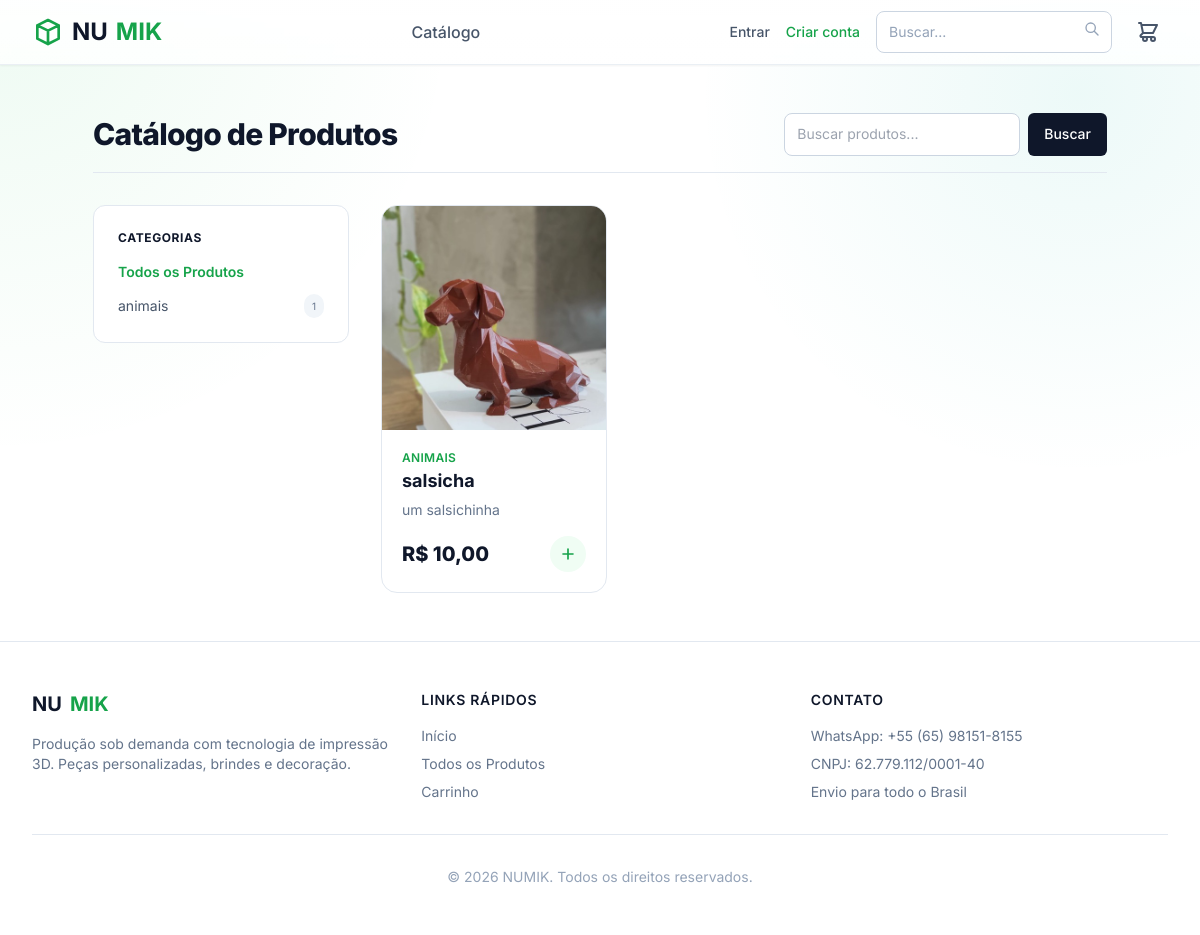
The page /produtos/ on the database as committed earlier.
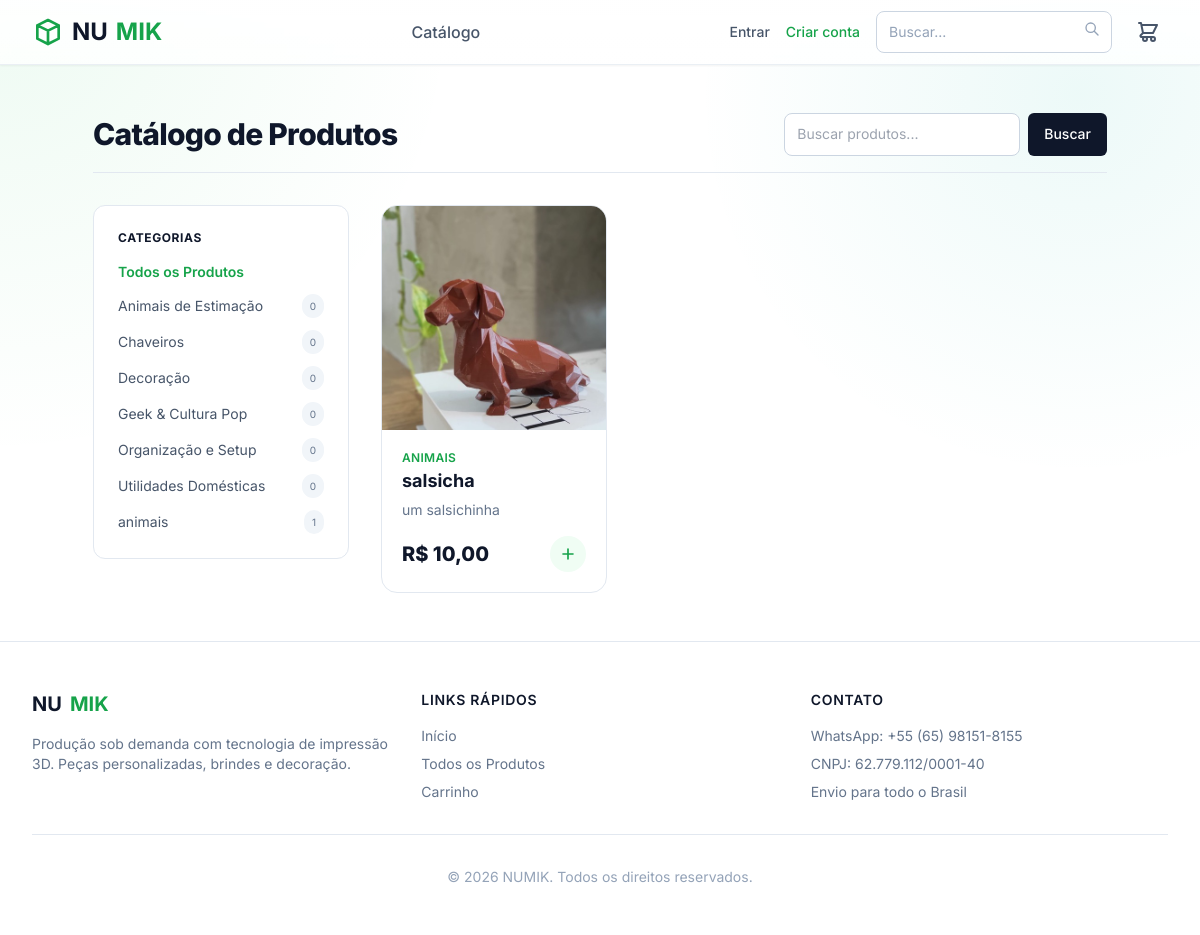
The same page on the database as committed later.
### catalog/models.py (models this page shows, shortened)
class Category(models.Model):
    name = models.CharField(max_length=150, verbose_name="Nome da Categoria")
    slug = models.SlugField(max_length=150, unique=True)
    description = models.TextField(blank=True, verbose_name="Descrição")
    class Meta:
        verbose_name = "Categoria"
        verbose_name_plural = "Categorias"
        ordering = ['name']

class Product(models.Model):
    category = models.ForeignKey(Category, related_name='products', on_delete=models.SET_NULL, null=True, blank=True, verbose_name="Categoria")
    name = models.CharField(max_length=200, verbose_name="Nome do Produto")
    slug = models.SlugField(max_length=200, unique=True)
    short_description = models.CharField(max_length=255, verbose_name="Descrição Curta")
    description = models.TextField(verbose_name="Descrição Longa")
    base_price = models.DecimalField(max_digits=10, decimal_places=2, verbose_name="Preço Base")
    is_active = models.BooleanField(default=True, verbose_name="Ativo?")
    lead_time_text = models.CharField(max_length=100, default="Produção em 3 a 5 dias úteis", verbose_name="Prazo Estimado")
    tags = models.ManyToManyField(Tag, related_name='products', blank=True, verbose_name="Tags (#)")
    created_at = models.DateTimeField(auto_now_add=True)
    updated_at = models.DateTimeField(auto_now=True)
    class Meta:
        verbose_name = "Produto"
        verbose_name_plural = "Produtos"
        ordering = ['-created_at']
    def get_absolute_url(self):
        return reverse('catalog:product_detail', kwargs={'slug': self.slug})

class ProductImage(models.Model):
    product = models.ForeignKey(Product, related_name='images', on_delete=models.CASCADE)
    image = models.ImageField(upload_to='products/%Y/%m/%d', verbose_name="Imagem")
    alt_text = models.CharField(max_length=200, blank=True, verbose_name="Texto Alternativo (SEO)")
    order = models.PositiveIntegerField(default=0, verbose_name="Ordem")
    class Meta:
        verbose_name = "Imagem do Produto"
        verbose_name_plural = "Imagens do Produto"
        ordering = ['order']

### catalog/views.py (the view)
# urls.py: path('produtos/', views.product_list, name='product_list'),
def product_list(request):
    products = Product.objects.filter(is_active=True)
    category_slug = request.GET.get('categoria')
    if category_slug:
        products = products.filter(category__slug=category_slug)
    tag_slug = request.GET.get('tag')
    if tag_slug:
        products = products.filter(tags__slug=tag_slug)
    search_query = request.GET.get('q')
    if search_query:
        products = products.filter(name__icontains=search_query)
    categories = Category.objects.all()
    tags = Tag.objects.all()
    return render(request, 'catalog/product_list.html', {
        'products': products.distinct(),
        'categories': categories,
        'current_category': category_slug,
        'search_query': search_query,
        'current_tag': tag_slug,
        'tags': tags,
    })

### cart/cart.py (called while the page is built)
    def get_total_items(self):
        return sum(item['quantity'] for item in self.cart.values())

    def __len__(self):
        return self.get_total_items()

    def _normalize_cart_dict(self, cart_data):
        return {item_id: self._normalize_item(data) for item_id, data in (cart_data or {}).items() if isinstance(data, dict)}

### cart/context_processors.py (called while the page is built)
def cart(request):
    return {'cart': Cart(request)}

### templates/catalog/product_list.html (shortened to what the changed rows need)
{% extends 'base.html' %}
{% block content %}
<div class="max-w-7xl mx-auto px-4 sm:px-6 lg:px-8 py-12">
    <div class="flex flex-col md:flex-row justify-between items-center mb-8 pb-4 border-b border-slate-200">
        <h1 class="text-3xl font-extrabold text-slate-900 tracking-tight">Catálogo de Produtos</h1>
    </div>
    <div class="flex flex-col md:flex-row gap-8">
        <aside class="md:w-64 flex-shrink-0">
            <div class="bg-white border text-sm border-slate-200 rounded-xl p-6 sticky top-24">
                <ul class="space-y-3">
                    {% for cat in categories %}
                    <li>
                        <a href="?categoria={{ cat.slug }}"
                            class="{% if current_category == cat.slug %}text-brand-600 font-semibold{% else %}text-slate-600 hover:text-brand-600{% endif %} flex items-center justify-between">
                            {{ cat.name }}
                            <span class="bg-slate-100 text-slate-500 text-[10px] px-2 py-0.5 rounded-full">{{ cat.products.count|default:0 }}</span>
                        </a>
                    </li>
                    {% endfor %}
                </ul>
            </div>
        </aside>
        <div class="flex-1">
            <div class="grid grid-cols-1 sm:grid-cols-2 lg:grid-cols-3 gap-6">
                {% for product in products %}
                <a href="{{ product.get_absolute_url }}"
                    class="group bg-white rounded-2xl border border-slate-200 overflow-hidden hover:shadow-xl hover:border-brand-500 transition-all duration-300 flex flex-col">
                    <div class="aspect-w-4 aspect-h-4 bg-slate-100 relative overflow-hidden h-56">
                        {% if product.images.first %}
                        <img src="{{ product.images.first.image.url }}"
                            alt="{{ product.images.first.alt_text|default:product.name }}"
                            class="w-full h-full object-center object-cover group-hover:scale-105 transition-transform duration-500">
                        {% else %}
                        <div class="absolute inset-0 flex items-center justify-center text-slate-400 text-sm">Sem Imagem
                        </div>
                        {% endif %}
                    </div>
                    <div class="p-5 flex-1 flex flex-col justify-between">
                        <div>
                            <p class="text-xs font-semibold text-brand-600 mb-1 uppercase tracking-wide">
                                {% if product.category %}
                                    {{ product.category.name }}
                                {% else %}
                                    Geral
                                {% endif %}
                            </p>
                            <h3 class="text-lg font-bold text-slate-900 mb-2 leading-tight">{{ product.name }}</h3>
                            <p class="text-slate-500 text-sm line-clamp-2 mb-4">{{ product.short_description }}</p>
                        </div>
                        <div class="flex items-center justify-between mt-auto">
                            <span class="text-xl font-extrabold text-slate-900">R$ {{ product.base_price }}</span>
                            <form action="{% url 'cart:cart_add' product.id %}" method="post">
                                <button type="submit"
                                    class="text-brand-600 hover:text-brand-700 bg-brand-50 hover:bg-brand-100 p-2 rounded-full transition-colors">
                                    <svg class="w-5 h-5" fill="none" stroke="currentColor" viewBox="0 0 24 24">
                                        <path stroke-linecap="round" stroke-linejoin="round" stroke-width="2"
                                            d="M12 6v6m0 0v6m0-6h6m-6 0H6"></path>
                                    </svg>
                                </button>
                            </form>
                        </div>
                    </div>
                </a>
                {% endfor %}
            </div>
        </div>
    </div>
</div>
{% endblock %}

Rows that differ between the two databases and show on the page:
added Category: name "Animais de Estimação", products.count "0"
added Category: name "Chaveiros", products.count "0"
added Category: name "Decoração", products.count "0"
added Category: name "Geek & Cultura Pop", products.count "0"
added Category: name "Organização e Setup", products.count "0"
added Category: name "Utilidades Domésticas", products.count "0"
